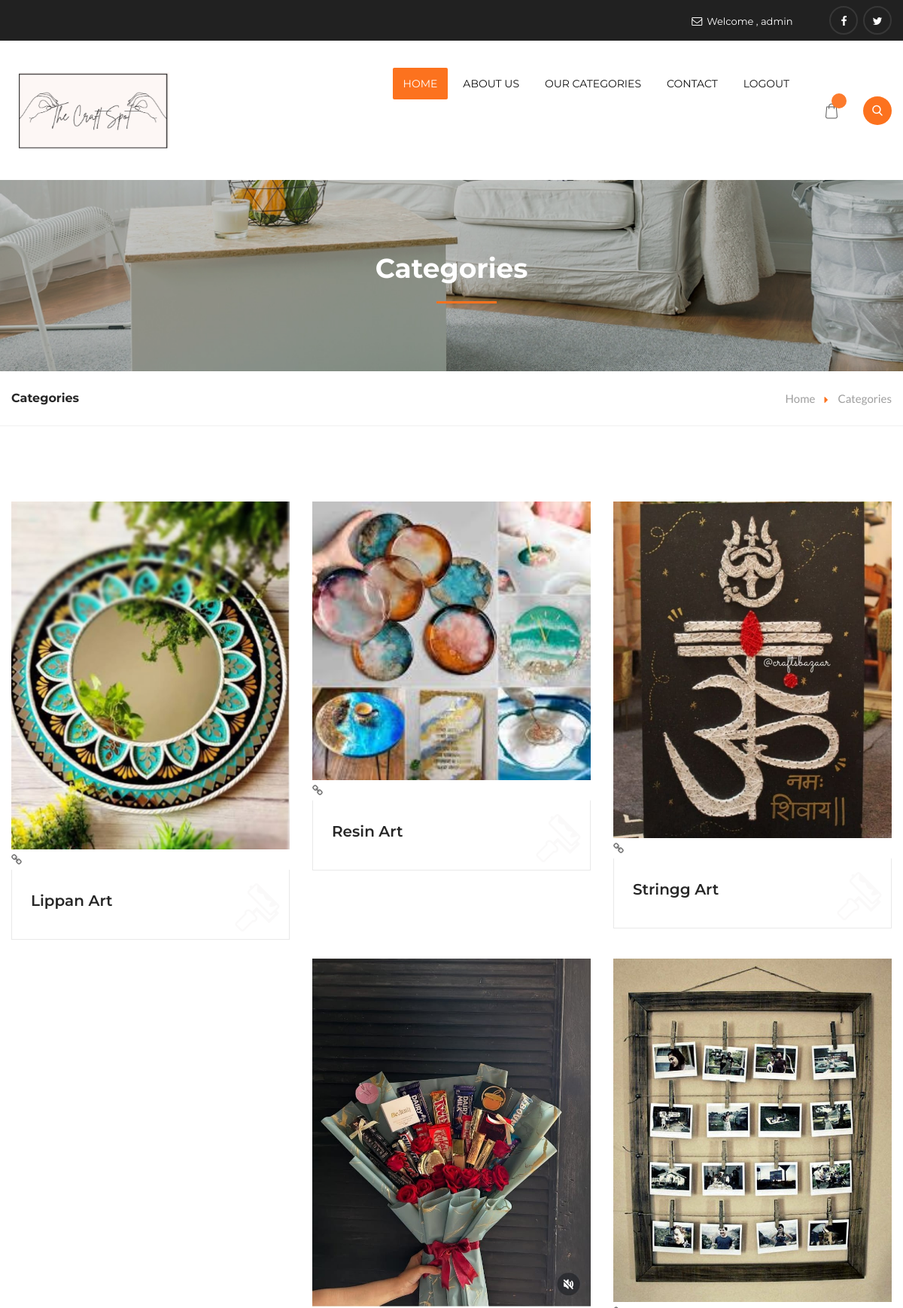
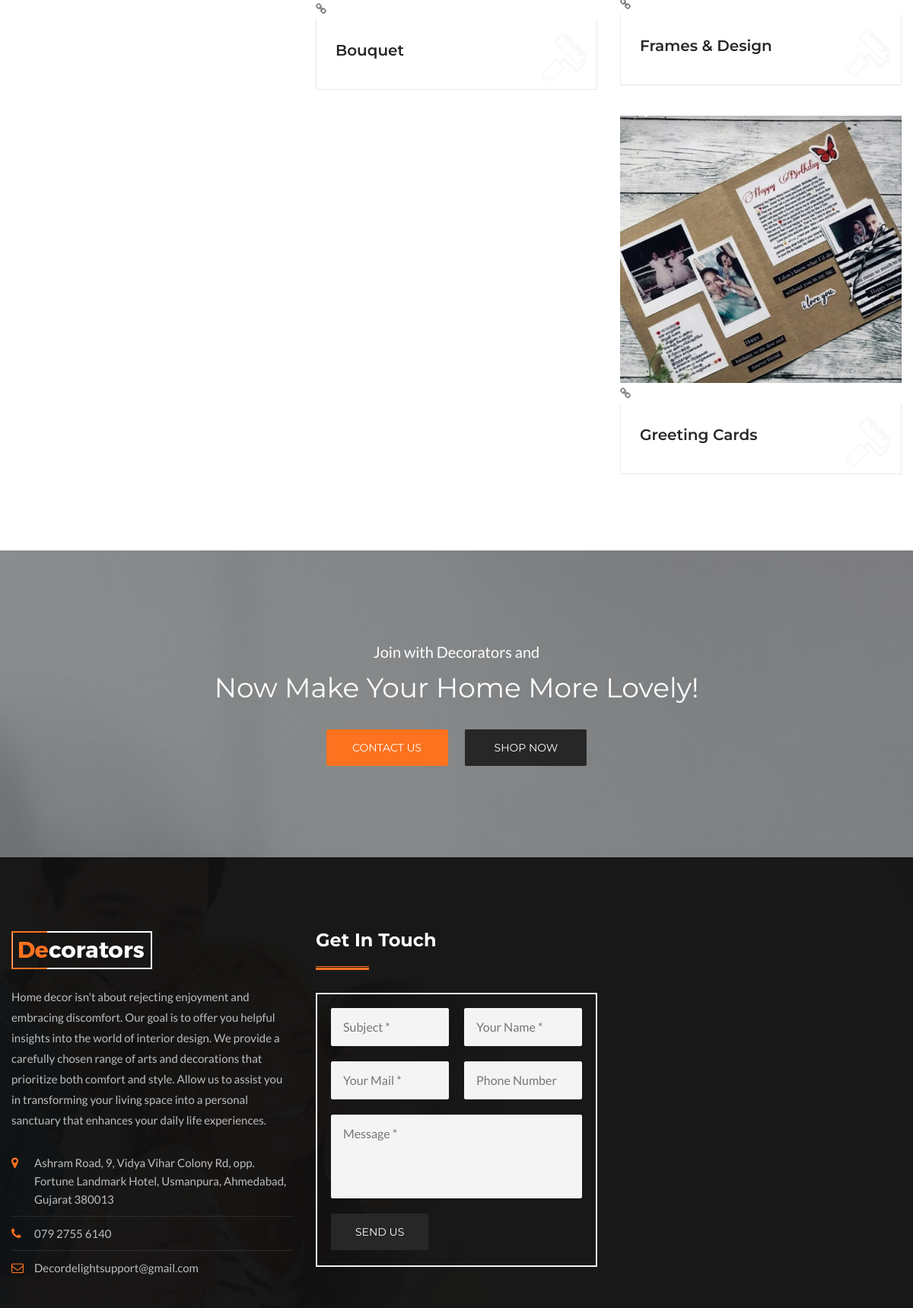
The page /discover/ (signed in, upper part) on the database its author committed (2 pictures, top to bottom).
### myapp/models.py (models this page shows)
class Category(models.Model):
    CAT_NAME = models.CharField(max_length=30,null=True)
    CAT_IMG = models.ImageField(upload_to='photos',null=True)
    def __str__(self):
        return self.CAT_NAME
    def category_photo(self):
        return mark_safe('<img src="{}" width="100"/>'.format(self.CAT_IMG.url))
    category_photo.allow_tags = True

### myapp/views.py (the view)
# urls.py: path('discover/', views.discoverpage, name="discover"),
def discoverpage(request):
    fetchcatdata = Category.objects.all()
    print(fetchcatdata)
    context = {
        "data": fetchcatdata,
    }
    return render(request, "discover.html", context)

### myapp/templates/discover.html (shortened to what this page needs)
<!DOCTYPE html>
{% load static %}
<html>
<head>
<link href="/static/css/bootstrap.css" rel="stylesheet">
<link href="/static/css/style.css" rel="stylesheet">
<link href="static/css/responsive.css" rel="stylesheet">
</head>
<body>
<div class="page-wrapper">
    <header class="main-header">
    	<div class="header-top">
        	<div class="auto-container">
            	<div class="row clearfix">
                    <div class="top-right pull-right">
                        <div class="social-icon">
                        	<a href="#"><span class="fa fa-facebook"></span></a>
                            <a href="#"><span class="fa fa-twitter"></span></a>
                        </div>
                    	<ul>
                            {% if request.session.logname %}
                            <li><span class="fa fa-envelope-o"></span>Welcome , {{ request.session.logname }}</li>
                            {% endif %}
                        </ul>
                    </div>
                </div>
            </div>
        </div>
    	<div class="main-box">
        	<div class="auto-container">
            	<div class="outer-container clearfix">
                    <div class="logo-box">
                        <div class="logo"><a href="index-2.html"><img src="static/images/image.png" alt="" style="margin: 10px; width: 200px; height =200px;"></a></div>
                    </div>
                    <div class="nav-outer clearfix">
                        <nav class="main-menu">
                            <div class="navbar-collapse collapse clearfix">
                                <ul class="navigation clearfix">
                                    <li class="current"><a href="index-2.html">Home</a></li>
                                    <li class="dropdown"><a href="/about">About Us</a>
                                    </li>
                                    <li class="dropdown"><a href="/discover">Our Categories</a>
                                    </li>
                                    <li><a href="/contact">Contact</a></li>
                                    {% if request.session.logname %}
                                    <li><a href="/logout/">Logout</a></li>
                                {% else %}
                                    <li><a href="/register">Register</a></li>
                                    <li><a href="/login">Login</a></li>
                                {% endif %}
                                 </ul>
                            </div>
                        </nav>
                    </div>
                    {% if request.session.logname %}
                    <a href="shopping-cart" class="cart-btn-outer"><div class="icon"><span class="flaticon-shopping-bag"></span><span class="count"></span></div></a>
                    <div class="header-search-icon search-box-btn"><span class="flaticon-search"></span></div>
                    {% endif %}
            	</div>
            </div>
        </div>
    </header>
    <section class="page-title" style="background-image:url(static/images/background/bg-page-title-1.jpg);">
        <div class="auto-container">
            <h1>Categories</h1>
        </div>
    </section>
    <section class="page-info">
        <div class="auto-container clearfix">
            <div class="pull-left"><h2>Categories</h2></div>
            <div class="pull-right">
                <ul class="bread-crumb clearfix">
                    <li><a href="/index">Home</a></li>
                    <li><a href="/services">Categories</a></li>
                </ul>
            </div>
        </div>
    </section>
    <section class="services-section">
    	<div class="auto-container">
        	<div class="row">
                {% for i in data %}
                <div class="default-services-block col-md-4 col-sm-6 col-xs-12">
                	<div class="inner-box">
                        <figure class="image-box"><a href="/productfilter/{{ i.id }}"> <img src="/media/{{ i.CAT_IMG }}" alt="" height="250px;" width="100px;" ></a><span class="fa fa-link"></span></figure>
                        <div class="lower-content">
                        	<div class="transparen-icon"><span class="flaticon-improvement"></span></div>
                        	<h3><a href="/productfilter/{{ i.id }}">{{ i.CAT_NAME }}</a></h3>
                        </div>
                    </div>
                </div>
                 {% endfor %}
            </div>
        </div>
    </section>
    <section class="call-to-action" style="background-image:url(static/images/background/image-1.jpg);">
    	<div class="auto-container">
        	<div class="row">
            	<div class="text">Join with Decorators and</div>
                <h2>Now Make Your Home More Lovely!</h2>
                <a class="theme-btn btn-style-one" href="#">Contact Us</a>
                <a class="theme-btn btn-style-two" href="#">Shop Now</a>
            </div>
        </div>
    </section>
<footer class="main-footer" style="background-image:url(/static/images/background/footer-bg.jpg);">
    <div class="auto-container">
        <div class="widgets-section">
            <div class="row clearfix">
                <div class="footer-column col-md-4 col-sm-4 col-xs-12">
                    <div class="footer-widget about-widget">
                        <div class="footer-logo"><figure><a href="index"><img src="/static/images/logo-4.png" alt=""></a></figure></div>
                        <div class="widget-content">
                            <div class="text">Home decor isn't about rejecting enjoyment and embracing discomfort. Our goal is to offer you helpful insights into the world of interior design. We provide a carefully chosen range of arts and decorations that prioritize both comfort and style. Allow us to assist you in transforming your living space into a personal sanctuary that enhances your daily life experiences.</div>
                            <ul class="contact-info">
                                <li><span class="icon fa fa-map-marker"></span>Ashram Road, 9, Vidya Vihar Colony Rd, opp. Fortune Landmark Hotel, Usmanpura, Ahmedabad, Gujarat 380013</li>
                                <li><span class="icon fa fa-phone"></span>079 2755 6140</li>
                                <li><span class="icon fa fa-envelope-o"></span>Decordelightsupport@gmail.com</li>
                            </ul>
                        </div>
                    </div>
                </div>
                {% if request.session.logname %}
                <div class="footer-column col-md-4 col-sm-4 col-xs-12">
                    <div class="footer-widget tags-widget">
                        <h2>Get in Touch</h2>
                        <div class="form-box default-form">
                            <div class="contact-form default-form">
                                <form action="/insertcontactdata" method="post" enctype="multipart/form-data">
                                    <div class="row clearfix">
                                        <div class="form-group col-md-6 col-sm-6 col-xs-12">
                                            <input type="text" name="subject" value="" placeholder="Subject *" required>
                                        </div>
                                        <div class="form-group col-md-6 col-sm-6 col-xs-12">
                                            <input type="text" name="username" value="" placeholder="Your Name *" required>
                                        </div>
                                        <div class="form-group col-md-6 col-sm-6 col-xs-12">
                                            <input type="email" name="email" value="" placeholder="Your Mail *" required>
                                        </div>
                                        <div class="form-group col-md-6 col-sm-6 col-xs-12">
                                            <input type="text" name="phone" value="" placeholder="Phone Number">
                                        </div>
                                        <div class="form-group col-md-12 col-sm-12 col-xs-12">
                                            <textarea name="message" placeholder="Message *"></textarea>
                                        </div>
                                        <div class="form-group col-md-12 col-sm-12 col-xs-12">
                                            <input type="submit" class="theme-btn btn-style-two" name="Submit" value="SEND US" />
                                        </div>
                                    </div>
                                </form>
                            </div>
                        </div>
                    </div>
                </div>
                {% endif %}
            </div>
        </div>
    </div>
</footer>
</div>
</body>
</html>

### rows shown on the page
Category: CAT_IMG (picture), CAT_NAME "Lippan Art"
Category: CAT_IMG (picture), CAT_NAME "Resin Art"
Category: CAT_IMG (picture), CAT_NAME "Stringg Art"
Category: CAT_IMG (picture), CAT_NAME "Bouquet"
Category: CAT_IMG (picture), CAT_NAME "Frames & Design"
Category: CAT_IMG (picture), CAT_NAME "Greeting Cards"

### other values the page prints
{{ request.session.logname }} "admin"
